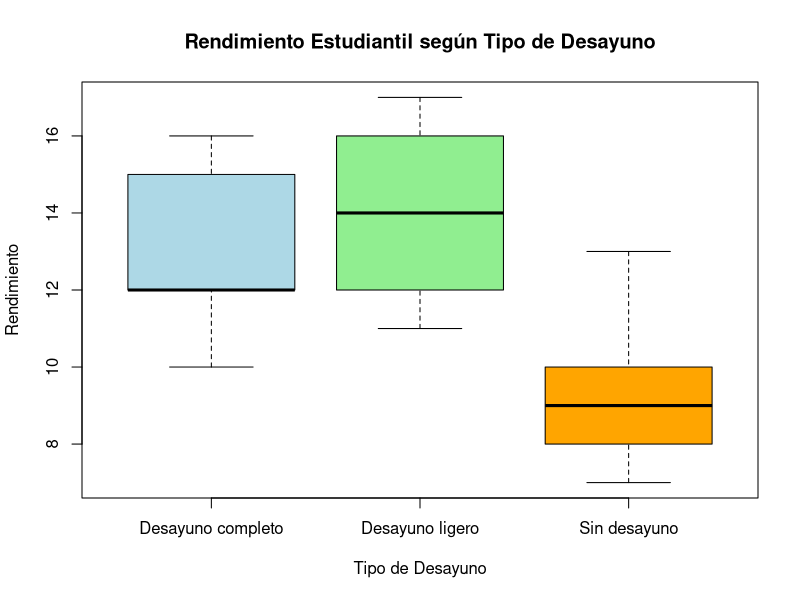

This figure's R source:
## ---- chunk 1
library(dplyr)
library(ggplot2)
## ---- chunk 2
datos <- data.frame(
  Desayuno = factor(rep(c("Sin desayuno", "Desayuno ligero", "Desayuno completo"), each = 5)),
  Rendimiento = c(8, 7, 9, 13, 10,   # Sin desayuno
                  14, 16, 12, 17, 11, # Desayuno ligero
                  10, 12, 16, 15, 12) # Desayuno completo
)
head(datos)
str(datos)
## ---- chunk 3
df <- group_by(datos, Desayuno)

resumen <- df %>% summarise(     
          Promedio = mean(Rendimiento),
          Desviacion_estandar = sd(Rendimiento),
          n = n()
          )
resumen
## ---- chunk 4
# Gráfico de cajas para visualizar las diferencias
boxplot(Rendimiento ~ Desayuno, data = datos, 
        main = "Rendimiento Estudiantil según Tipo de Desayuno",
        xlab = "Tipo de Desayuno", ylab = "Rendimiento",
        col = c("lightblue", "lightgreen", "orange"))
## ---- chunk 5
# Realizar el análisis de varianza (ANOVA)
modelo_anova <- aov(Rendimiento ~ Desayuno, data = datos)
summary(modelo_anova)
## ---- chunk 6
# Opcional: pruebas post-hoc (Tukey HSD) si el ANOVA es significativo
if(summary(modelo_anova)[[1]]$'Pr(>F)'[1] < 0.05) {
  tukey_result <- TukeyHSD(modelo_anova)
  print(tukey_result)
} else {
  print("No hay diferencias significativas, no se requiere Tukey.")
}
